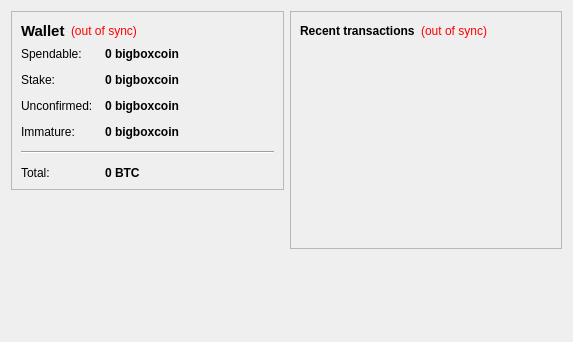
<?xml version="1.0" encoding="UTF-8"?>
<ui version="4.0">
 <class>OverviewPage</class>
 <widget class="QWidget" name="OverviewPage">
  <property name="geometry">
   <rect>
    <x>0</x>
    <y>0</y>
    <width>573</width>
    <height>342</height>
   </rect>
  </property>
  <property name="windowTitle">
   <string>Form</string>
  </property>
  <layout class="QHBoxLayout" name="horizontalLayout" stretch="1,1">
   <item>
    <layout class="QVBoxLayout" name="verticalLayout_2">
     <item>
      <widget class="QFrame" name="frame">
       <property name="frameShape">
        <enum>QFrame::StyledPanel</enum>
       </property>
       <property name="frameShadow">
        <enum>QFrame::Raised</enum>
       </property>
       <layout class="QVBoxLayout" name="verticalLayout_4">
        <item>
         <layout class="QHBoxLayout" name="horizontalLayout_4">
          <item>
           <widget class="QLabel" name="label_5">
            <property name="font">
             <font>
              <pointsize>11</pointsize>
              <weight>75</weight>
              <bold>true</bold>
             </font>
            </property>
            <property name="text">
             <string>Wallet</string>
            </property>
           </widget>
          </item>
          <item>
           <widget class="QLabel" name="labelWalletStatus">
            <property name="toolTip">
             <string>The displayed information may be out of date. Your wallet automatically synchronizes with the bigboxcoin network after a connection is established, but this process has not completed yet.</string>
            </property>
            <property name="styleSheet">
             <string notr="true">QLabel { color: red; }</string>
            </property>
            <property name="text">
             <string notr="true">(out of sync)</string>
            </property>
            <property name="alignment">
             <set>Qt::AlignLeading|Qt::AlignLeft|Qt::AlignVCenter</set>
            </property>
           </widget>
          </item>
          <item>
           <spacer name="horizontalSpacer_2">
            <property name="orientation">
             <enum>Qt::Horizontal</enum>
            </property>
            <property name="sizeHint" stdset="0">
             <size>
              <width>40</width>
              <height>20</height>
             </size>
            </property>
           </spacer>
          </item>
         </layout>
        </item>
        <item>
         <layout class="QFormLayout" name="formLayout_2">
          <property name="fieldGrowthPolicy">
           <enum>QFormLayout::AllNonFixedFieldsGrow</enum>
          </property>
          <property name="horizontalSpacing">
           <number>12</number>
          </property>
          <property name="verticalSpacing">
           <number>12</number>
          </property>
          <item row="0" column="0">
           <widget class="QLabel" name="label">
            <property name="text">
             <string>Spendable:</string>
            </property>
           </widget>
          </item>
          <item row="0" column="1">
           <widget class="QLabel" name="labelBalance">
            <property name="font">
             <font>
              <weight>75</weight>
              <bold>true</bold>
             </font>
            </property>
            <property name="cursor">
             <cursorShape>IBeamCursor</cursorShape>
            </property>
            <property name="toolTip">
             <string>Your current spendable balance</string>
            </property>
            <property name="text">
             <string notr="true">0 bigboxcoin</string>
            </property>
            <property name="textInteractionFlags">
             <set>Qt::LinksAccessibleByMouse|Qt::TextSelectableByKeyboard|Qt::TextSelectableByMouse</set>
            </property>
           </widget>
          </item>
          <item row="1" column="0">
           <widget class="QLabel" name="label_6">
            <property name="text">
             <string>Stake:</string>
            </property>
           </widget>
          </item>
          <item row="1" column="1">
           <widget class="QLabel" name="labelStake">
            <property name="font">
             <font>
              <weight>75</weight>
              <bold>true</bold>
             </font>
            </property>
            <property name="cursor">
             <cursorShape>IBeamCursor</cursorShape>
            </property>
            <property name="toolTip">
             <string>Total of coins that was staked, and do not yet count toward the current balance</string>
            </property>
            <property name="text">
             <string notr="true">0 bigboxcoin</string>
            </property>
            <property name="textInteractionFlags">
             <set>Qt::LinksAccessibleByMouse|Qt::TextSelectableByKeyboard|Qt::TextSelectableByMouse</set>
            </property>
           </widget>
          </item>
          <item row="2" column="0">
           <widget class="QLabel" name="label_3">
            <property name="text">
             <string>Unconfirmed:</string>
            </property>
           </widget>
          </item>
          <item row="2" column="1">
           <widget class="QLabel" name="labelUnconfirmed">
            <property name="font">
             <font>
              <weight>75</weight>
              <bold>true</bold>
             </font>
            </property>
            <property name="cursor">
             <cursorShape>IBeamCursor</cursorShape>
            </property>
            <property name="toolTip">
             <string>Total of transactions that have yet to be confirmed, and do not yet count toward the current balance</string>
            </property>
            <property name="text">
             <string notr="true">0 bigboxcoin</string>
            </property>
            <property name="textInteractionFlags">
             <set>Qt::LinksAccessibleByMouse|Qt::TextSelectableByKeyboard|Qt::TextSelectableByMouse</set>
            </property>
           </widget>
          </item>
          <item row="3" column="0">
           <widget class="QLabel" name="labelImmatureText">
            <property name="text">
             <string>Immature:</string>
            </property>
           </widget>
          </item>
          <item row="3" column="1">
           <widget class="QLabel" name="labelImmature">
            <property name="font">
             <font>
              <weight>75</weight>
              <bold>true</bold>
             </font>
            </property>
            <property name="toolTip">
             <string>Mined balance that has not yet matured</string>
            </property>
            <property name="text">
             <string notr="true">0 bigboxcoin</string>
            </property>
            <property name="textInteractionFlags">
             <set>Qt::LinksAccessibleByMouse|Qt::TextSelectableByKeyboard|Qt::TextSelectableByMouse</set>
            </property>
           </widget>
          </item>
          <item row="4" column="0" colspan="2">
           <widget class="Line" name="line">
            <property name="orientation">
             <enum>Qt::Horizontal</enum>
            </property>
           </widget>
          </item>
          <item row="5" column="0">
           <widget class="QLabel" name="labelTotalText">
            <property name="text">
             <string>Total:</string>
            </property>
           </widget>
          </item>
          <item row="5" column="1">
           <widget class="QLabel" name="labelTotal">
            <property name="font">
             <font>
              <weight>75</weight>
              <bold>true</bold>
             </font>
            </property>
            <property name="cursor">
             <cursorShape>IBeamCursor</cursorShape>
            </property>
            <property name="toolTip">
             <string>Your current total balance</string>
            </property>
            <property name="text">
             <string notr="true">0 BTC</string>
            </property>
            <property name="textInteractionFlags">
             <set>Qt::LinksAccessibleByMouse|Qt::TextSelectableByKeyboard|Qt::TextSelectableByMouse</set>
            </property>
           </widget>
          </item>
         </layout>
        </item>
       </layout>
      </widget>
     </item>
     <item>
      <spacer name="verticalSpacer">
       <property name="orientation">
        <enum>Qt::Vertical</enum>
       </property>
       <property name="sizeHint" stdset="0">
        <size>
         <width>20</width>
         <height>40</height>
        </size>
       </property>
      </spacer>
     </item>
    </layout>
   </item>
   <item>
    <layout class="QVBoxLayout" name="verticalLayout_3">
     <item>
      <widget class="QFrame" name="frame_2">
       <property name="frameShape">
        <enum>QFrame::StyledPanel</enum>
       </property>
       <property name="frameShadow">
        <enum>QFrame::Raised</enum>
       </property>
       <layout class="QVBoxLayout" name="verticalLayout">
        <item>
         <layout class="QHBoxLayout" name="horizontalLayout_2">
          <item>
           <widget class="QLabel" name="label_4">
            <property name="text">
             <string>&lt;b&gt;Recent transactions&lt;/b&gt;</string>
            </property>
           </widget>
          </item>
          <item>
           <widget class="QLabel" name="labelTransactionsStatus">
            <property name="toolTip">
             <string>The displayed information may be out of date. Your wallet automatically synchronizes with the bigboxcoin network after a connection is established, but this process has not completed yet.</string>
            </property>
            <property name="styleSheet">
             <string notr="true">QLabel { color: red; }</string>
            </property>
            <property name="text">
             <string notr="true">(out of sync)</string>
            </property>
            <property name="alignment">
             <set>Qt::AlignRight|Qt::AlignTrailing|Qt::AlignVCenter</set>
            </property>
           </widget>
          </item>
          <item>
           <spacer name="horizontalSpacer">
            <property name="orientation">
             <enum>Qt::Horizontal</enum>
            </property>
            <property name="sizeHint" stdset="0">
             <size>
              <width>40</width>
              <height>20</height>
             </size>
            </property>
           </spacer>
          </item>
         </layout>
        </item>
        <item>
         <widget class="QListView" name="listTransactions">
          <property name="styleSheet">
           <string notr="true">QListView { background: transparent; }</string>
          </property>
          <property name="frameShape">
           <enum>QFrame::NoFrame</enum>
          </property>
          <property name="verticalScrollBarPolicy">
           <enum>Qt::ScrollBarAlwaysOff</enum>
          </property>
          <property name="horizontalScrollBarPolicy">
           <enum>Qt::ScrollBarAlwaysOff</enum>
          </property>
          <property name="selectionMode">
           <enum>QAbstractItemView::NoSelection</enum>
          </property>
         </widget>
        </item>
       </layout>
      </widget>
     </item>
     <item>
      <spacer name="verticalSpacer_2">
       <property name="orientation">
        <enum>Qt::Vertical</enum>
       </property>
       <property name="sizeHint" stdset="0">
        <size>
         <width>20</width>
         <height>40</height>
        </size>
       </property>
      </spacer>
     </item>
    </layout>
   </item>
  </layout>
 </widget>
 <resources/>
 <connections/>
</ui>
